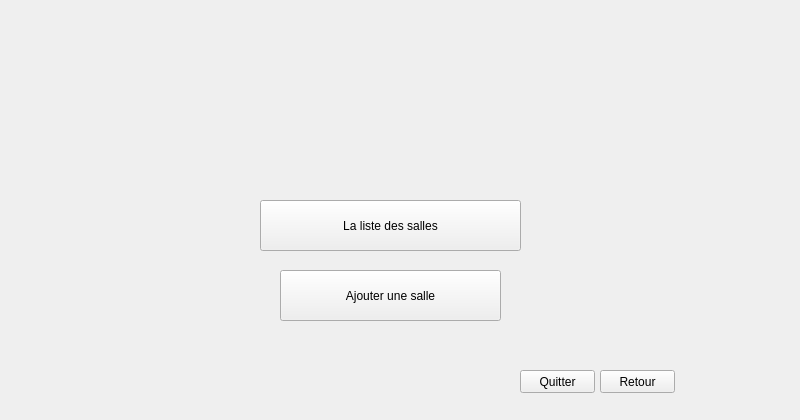
   <widget class="QWidget" name="page_3">
    <widget class="QLabel" name="label">
     <property name="geometry">
      <rect>
       <x>0</x>
       <y>0</y>
       <width>791</width>
       <height>411</height>
      </rect>
     </property>
     <property name="text">
      <string/>
     </property>
     <property name="pixmap">
      <pixmap>../../Downloads/flrurr.jpg</pixmap>
     </property>
    </widget>
    <widget class="QPushButton" name="pushButton_6">
     <property name="geometry">
      <rect>
       <x>260</x>
       <y>200</y>
       <width>261</width>
       <height>51</height>
      </rect>
     </property>
     <property name="autoFillBackground">
      <bool>true</bool>
     </property>
     <property name="styleSheet">
      <string notr="true">color:rgb(0, 0, 0);
font: 75 14pt &quot;Segoe Script&quot;;</string>
     </property>
     <property name="text">
      <string>La liste des salles</string>
     </property>
    </widget>
    <widget class="QPushButton" name="pushButton_7">
     <property name="geometry">
      <rect>
       <x>280</x>
       <y>270</y>
       <width>221</width>
       <height>51</height>
      </rect>
     </property>
     <property name="autoFillBackground">
      <bool>true</bool>
     </property>
     <property name="styleSheet">
      <string notr="true">color:rgb(0, 0, 0);
font: 75 14pt &quot;Segoe Script&quot;;</string>
     </property>
     <property name="text">
      <string>Ajouter une salle</string>
     </property>
    </widget>
    <widget class="QPushButton" name="pushButton_8">
     <property name="geometry">
      <rect>
       <x>600</x>
       <y>370</y>
       <width>75</width>
       <height>23</height>
      </rect>
     </property>
     <property name="styleSheet">
      <string notr="true">font: 75 8pt &quot;Segoe Script&quot;;
color: rgb(0, 0, 0);</string>
     </property>
     <property name="text">
      <string>Retour</string>
     </property>
    </widget>
    <widget class="QPushButton" name="pushButton_36">
     <property name="geometry">
      <rect>
       <x>520</x>
       <y>370</y>
       <width>75</width>
       <height>23</height>
      </rect>
     </property>
     <property name="styleSheet">
      <string notr="true">font: 75 8pt &quot;Segoe Script&quot;;
color: rgb(0, 0, 0);</string>
     </property>
     <property name="text">
      <string>Quitter</string>
     </property>
    </widget>
   </widget>
